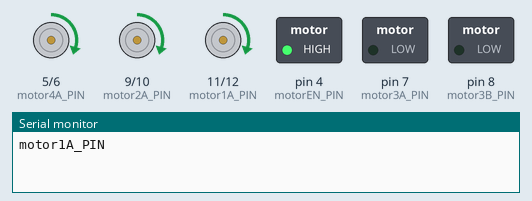
Recording of a sketch running on a simulated Arduino Uno, built with avr-gcc and run on an emulated ATmega328P. Shown: motor-driver pin pairs drawn as motors (green arrow = first pin HIGH = forward, orange = second pin HIGH = backward, longer = more drive), switched loads named in the sketch (green lamp = pin HIGH), the last lines printed to the serial monitor.

Above: at 0.5 s.
At 2.5 s:
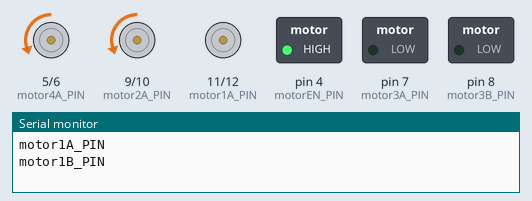
At 3.5 s:
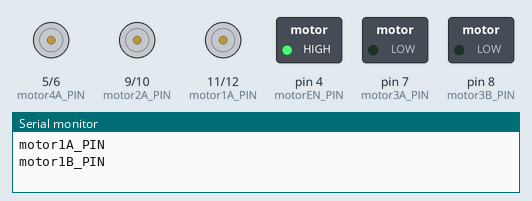
Timing chart, 0 to 5.2 s (numbered marks = the images above):
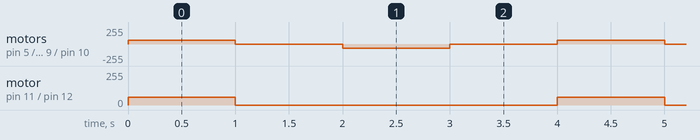

Measured:
- by itself, motor on pin 11 (motor1A_PIN) / pin 12 (motor1B_PIN): alternates forward 60/255 for 1.0 s and stopped for 3.0 s
- by itself, motor on pin 5 (motor4A_PIN) / pin 6 (motor4B_PIN), motor on pin 9 (motor2A_PIN) / pin 10 (motor2B_PIN): repeats every 4.0 s: stopped 1.0 s, backward 60/255 1.0 s, stopped 1.0 s, forward 60/255 1.0 s

The sketch:

brushMotorTest.ino
```cpp
const static uint8_t motor1A_PIN = 11;
const static uint8_t motor1B_PIN = 12;

//const static uint8_t motor1A_PIN = 9;
//const static uint8_t motor1B_PIN = 10;

const static uint8_t motor2A_PIN = 9;
const static uint8_t motor2B_PIN = 10;

const static uint8_t motor3A_PIN = 7;
const static uint8_t motor3B_PIN = 8;

const static uint8_t motor4A_PIN = 5;
const static uint8_t motor4B_PIN = 6;

const static uint8_t motorEN_PIN = 4;

void setup() {

  Serial.begin(115200);
  pinMode(motor1A_PIN, OUTPUT);
  pinMode(motor1B_PIN, OUTPUT);

  pinMode(motor2A_PIN, OUTPUT);
  pinMode(motor2B_PIN, OUTPUT);

  pinMode(motor3A_PIN, OUTPUT);
  pinMode(motor3B_PIN, OUTPUT);

  pinMode(motor4A_PIN, OUTPUT);
  pinMode(motor4B_PIN, OUTPUT);


  pinMode(motorEN_PIN, OUTPUT);

  digitalWrite(motor1A_PIN, LOW);
  digitalWrite(motor1B_PIN, LOW);

  digitalWrite(motor2A_PIN, LOW);
  digitalWrite(motor2B_PIN, LOW);

  digitalWrite(motor3A_PIN, LOW);
  digitalWrite(motor3B_PIN, LOW);

  digitalWrite(motor4A_PIN, LOW);
  digitalWrite(motor4B_PIN, LOW);

  digitalWrite(motorEN_PIN, HIGH);

}

void loop() {
  analogWrite(motor1A_PIN,60);
  digitalWrite(motor1B_PIN, LOW);
  Serial.println("motor1A_PIN");

  analogWrite(motor2A_PIN,60);
  digitalWrite(motor2B_PIN, LOW);

  analogWrite(motor3A_PIN,60);
  digitalWrite(motor3B_PIN, LOW);

  analogWrite(motor4A_PIN,60);
  digitalWrite(motor4B_PIN, LOW);

  delay(1000);

  digitalWrite(motor1A_PIN,LOW);
  digitalWrite(motor1B_PIN, LOW);

  digitalWrite(motor2A_PIN,LOW);
  digitalWrite(motor2B_PIN, LOW);

  digitalWrite(motor3A_PIN,LOW);
  digitalWrite(motor3B_PIN, LOW);

  digitalWrite(motor4A_PIN,LOW);
  digitalWrite(motor4B_PIN, LOW);

  delay(1000);

  analogWrite(motor1B_PIN,60);
  digitalWrite(motor1A_PIN, LOW);
  Serial.println("motor1B_PIN");

  analogWrite(motor2B_PIN,60);
  digitalWrite(motor2A_PIN, LOW);

  analogWrite(motor3B_PIN,60);
  digitalWrite(motor3A_PIN, LOW);

  analogWrite(motor4B_PIN,60);
  digitalWrite(motor4A_PIN, LOW);

  delay(1000);

  digitalWrite(motor1A_PIN,LOW);
  digitalWrite(motor1B_PIN, LOW);

  digitalWrite(motor2A_PIN,LOW);
  digitalWrite(motor2B_PIN, LOW);

  digitalWrite(motor3A_PIN,LOW);
  digitalWrite(motor3B_PIN, LOW);

  digitalWrite(motor4A_PIN,LOW);
  digitalWrite(motor4B_PIN, LOW);

  delay(1000);

}
```
